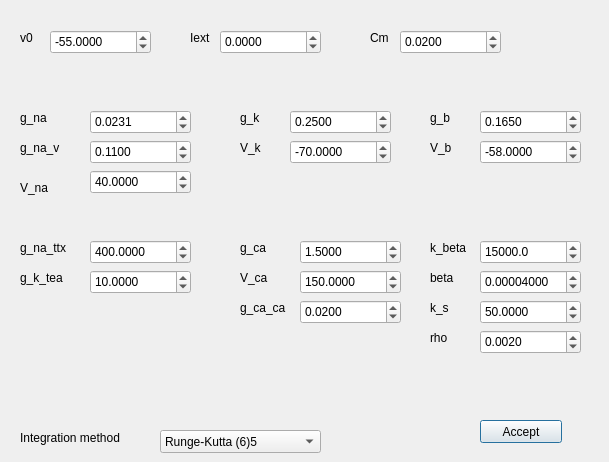
<?xml version="1.0" encoding="UTF-8"?>
<ui version="4.0">
 <class>NM_GUI_Komendantov_Kononenko_1996</class>
 <widget class="QDialog" name="NM_GUI_Komendantov_Kononenko_1996">
  <property name="windowModality">
   <enum>Qt::ApplicationModal</enum>
  </property>
  <property name="geometry">
   <rect>
    <x>0</x>
    <y>0</y>
    <width>609</width>
    <height>462</height>
   </rect>
  </property>
  <property name="windowTitle">
   <string>Komendantov Kononenko (1996) neuron model</string>
  </property>
  <widget class="QPushButton" name="pushButton_accept">
   <property name="geometry">
    <rect>
     <x>480</x>
     <y>420</y>
     <width>82</width>
     <height>23</height>
    </rect>
   </property>
   <property name="text">
    <string>Accept</string>
   </property>
  </widget>
  <widget class="QDoubleSpinBox" name="doubleSpinBox_V">
   <property name="geometry">
    <rect>
     <x>50</x>
     <y>30</y>
     <width>101</width>
     <height>24</height>
    </rect>
   </property>
   <property name="decimals">
    <number>4</number>
   </property>
   <property name="minimum">
    <double>-999.000000000000000</double>
   </property>
   <property name="maximum">
    <double>999.990000000000009</double>
   </property>
   <property name="value">
    <double>-55.000000000000000</double>
   </property>
  </widget>
  <widget class="QDoubleSpinBox" name="doubleSpinBox_Cm">
   <property name="geometry">
    <rect>
     <x>400</x>
     <y>30</y>
     <width>101</width>
     <height>24</height>
    </rect>
   </property>
   <property name="decimals">
    <number>4</number>
   </property>
   <property name="minimum">
    <double>-999.000000000000000</double>
   </property>
   <property name="maximum">
    <double>999.990000000000009</double>
   </property>
   <property name="value">
    <double>0.020000000000000</double>
   </property>
  </widget>
  <widget class="QDoubleSpinBox" name="doubleSpinBox_g_na">
   <property name="geometry">
    <rect>
     <x>90</x>
     <y>110</y>
     <width>101</width>
     <height>24</height>
    </rect>
   </property>
   <property name="decimals">
    <number>4</number>
   </property>
   <property name="minimum">
    <double>-999.000000000000000</double>
   </property>
   <property name="maximum">
    <double>999.990000000000009</double>
   </property>
   <property name="value">
    <double>0.023100000000000</double>
   </property>
  </widget>
  <widget class="QDoubleSpinBox" name="doubleSpinBox_g_na_v">
   <property name="geometry">
    <rect>
     <x>90</x>
     <y>140</y>
     <width>101</width>
     <height>24</height>
    </rect>
   </property>
   <property name="decimals">
    <number>4</number>
   </property>
   <property name="minimum">
    <double>-999.000000000000000</double>
   </property>
   <property name="maximum">
    <double>999.990000000000009</double>
   </property>
   <property name="value">
    <double>0.110000000000000</double>
   </property>
  </widget>
  <widget class="QDoubleSpinBox" name="doubleSpinBox_i">
   <property name="geometry">
    <rect>
     <x>220</x>
     <y>30</y>
     <width>101</width>
     <height>24</height>
    </rect>
   </property>
   <property name="decimals">
    <number>4</number>
   </property>
   <property name="minimum">
    <double>-999.000000000000000</double>
   </property>
   <property name="maximum">
    <double>999.990000000000009</double>
   </property>
  </widget>
  <widget class="QDoubleSpinBox" name="doubleSpinBox_g_b">
   <property name="geometry">
    <rect>
     <x>480</x>
     <y>110</y>
     <width>101</width>
     <height>24</height>
    </rect>
   </property>
   <property name="decimals">
    <number>4</number>
   </property>
   <property name="minimum">
    <double>-999.000000000000000</double>
   </property>
   <property name="maximum">
    <double>999.990000000000009</double>
   </property>
   <property name="value">
    <double>0.165000000000000</double>
   </property>
  </widget>
  <widget class="QDoubleSpinBox" name="doubleSpinBox_V_na">
   <property name="geometry">
    <rect>
     <x>90</x>
     <y>170</y>
     <width>101</width>
     <height>24</height>
    </rect>
   </property>
   <property name="decimals">
    <number>4</number>
   </property>
   <property name="minimum">
    <double>-999.000000000000000</double>
   </property>
   <property name="maximum">
    <double>999.990000000000009</double>
   </property>
   <property name="value">
    <double>40.000000000000000</double>
   </property>
  </widget>
  <widget class="QDoubleSpinBox" name="doubleSpinBox_g_k">
   <property name="geometry">
    <rect>
     <x>290</x>
     <y>110</y>
     <width>101</width>
     <height>24</height>
    </rect>
   </property>
   <property name="decimals">
    <number>4</number>
   </property>
   <property name="minimum">
    <double>-999.000000000000000</double>
   </property>
   <property name="maximum">
    <double>999.990000000000009</double>
   </property>
   <property name="value">
    <double>0.250000000000000</double>
   </property>
  </widget>
  <widget class="QDoubleSpinBox" name="doubleSpinBox_V_k">
   <property name="geometry">
    <rect>
     <x>290</x>
     <y>140</y>
     <width>101</width>
     <height>24</height>
    </rect>
   </property>
   <property name="decimals">
    <number>4</number>
   </property>
   <property name="minimum">
    <double>-999.000000000000000</double>
   </property>
   <property name="maximum">
    <double>999.990000000000009</double>
   </property>
   <property name="value">
    <double>-70.000000000000000</double>
   </property>
  </widget>
  <widget class="QLabel" name="label">
   <property name="geometry">
    <rect>
     <x>20</x>
     <y>30</y>
     <width>61</width>
     <height>15</height>
    </rect>
   </property>
   <property name="text">
    <string>v0</string>
   </property>
  </widget>
  <widget class="QLabel" name="label_2">
   <property name="geometry">
    <rect>
     <x>190</x>
     <y>30</y>
     <width>61</width>
     <height>15</height>
    </rect>
   </property>
   <property name="text">
    <string>Iext</string>
   </property>
  </widget>
  <widget class="QLabel" name="label_3">
   <property name="geometry">
    <rect>
     <x>370</x>
     <y>30</y>
     <width>61</width>
     <height>15</height>
    </rect>
   </property>
   <property name="text">
    <string>Cm</string>
   </property>
  </widget>
  <widget class="QLabel" name="label_4">
   <property name="geometry">
    <rect>
     <x>20</x>
     <y>140</y>
     <width>61</width>
     <height>15</height>
    </rect>
   </property>
   <property name="text">
    <string>g_na_v</string>
   </property>
  </widget>
  <widget class="QLabel" name="label_5">
   <property name="geometry">
    <rect>
     <x>20</x>
     <y>180</y>
     <width>61</width>
     <height>15</height>
    </rect>
   </property>
   <property name="text">
    <string>V_na</string>
   </property>
  </widget>
  <widget class="QLabel" name="label_6">
   <property name="geometry">
    <rect>
     <x>20</x>
     <y>110</y>
     <width>61</width>
     <height>15</height>
    </rect>
   </property>
   <property name="text">
    <string>g_na</string>
   </property>
  </widget>
  <widget class="QLabel" name="label_7">
   <property name="geometry">
    <rect>
     <x>240</x>
     <y>110</y>
     <width>61</width>
     <height>15</height>
    </rect>
   </property>
   <property name="text">
    <string>g_k</string>
   </property>
  </widget>
  <widget class="QLabel" name="label_8">
   <property name="geometry">
    <rect>
     <x>240</x>
     <y>140</y>
     <width>61</width>
     <height>15</height>
    </rect>
   </property>
   <property name="text">
    <string>V_k</string>
   </property>
  </widget>
  <widget class="QLabel" name="label_9">
   <property name="geometry">
    <rect>
     <x>430</x>
     <y>110</y>
     <width>61</width>
     <height>15</height>
    </rect>
   </property>
   <property name="text">
    <string>g_b</string>
   </property>
  </widget>
  <widget class="QLabel" name="label_10">
   <property name="geometry">
    <rect>
     <x>430</x>
     <y>140</y>
     <width>61</width>
     <height>15</height>
    </rect>
   </property>
   <property name="text">
    <string>V_b</string>
   </property>
  </widget>
  <widget class="QLabel" name="label_11">
   <property name="geometry">
    <rect>
     <x>20</x>
     <y>240</y>
     <width>61</width>
     <height>15</height>
    </rect>
   </property>
   <property name="text">
    <string>g_na_ttx</string>
   </property>
  </widget>
  <widget class="QLabel" name="label_12">
   <property name="geometry">
    <rect>
     <x>20</x>
     <y>270</y>
     <width>61</width>
     <height>15</height>
    </rect>
   </property>
   <property name="text">
    <string>g_k_tea</string>
   </property>
  </widget>
  <widget class="QLabel" name="label_13">
   <property name="geometry">
    <rect>
     <x>240</x>
     <y>240</y>
     <width>61</width>
     <height>15</height>
    </rect>
   </property>
   <property name="text">
    <string>g_ca</string>
   </property>
  </widget>
  <widget class="QLabel" name="label_14">
   <property name="geometry">
    <rect>
     <x>430</x>
     <y>240</y>
     <width>61</width>
     <height>15</height>
    </rect>
   </property>
   <property name="text">
    <string>k_beta</string>
   </property>
  </widget>
  <widget class="QLabel" name="label_15">
   <property name="geometry">
    <rect>
     <x>430</x>
     <y>270</y>
     <width>61</width>
     <height>15</height>
    </rect>
   </property>
   <property name="text">
    <string>beta</string>
   </property>
  </widget>
  <widget class="QLabel" name="label_16">
   <property name="geometry">
    <rect>
     <x>240</x>
     <y>270</y>
     <width>61</width>
     <height>15</height>
    </rect>
   </property>
   <property name="text">
    <string>V_ca</string>
   </property>
  </widget>
  <widget class="QLabel" name="label_17">
   <property name="geometry">
    <rect>
     <x>240</x>
     <y>300</y>
     <width>61</width>
     <height>15</height>
    </rect>
   </property>
   <property name="text">
    <string>g_ca_ca</string>
   </property>
  </widget>
  <widget class="QLabel" name="label_18">
   <property name="geometry">
    <rect>
     <x>430</x>
     <y>300</y>
     <width>61</width>
     <height>15</height>
    </rect>
   </property>
   <property name="text">
    <string>k_s</string>
   </property>
  </widget>
  <widget class="QLabel" name="label_19">
   <property name="geometry">
    <rect>
     <x>430</x>
     <y>330</y>
     <width>61</width>
     <height>15</height>
    </rect>
   </property>
   <property name="text">
    <string>rho</string>
   </property>
  </widget>
  <widget class="QLabel" name="label_20">
   <property name="geometry">
    <rect>
     <x>20</x>
     <y>430</y>
     <width>131</width>
     <height>16</height>
    </rect>
   </property>
   <property name="text">
    <string>Integration method</string>
   </property>
  </widget>
  <widget class="QDoubleSpinBox" name="doubleSpinBox_V_b">
   <property name="geometry">
    <rect>
     <x>480</x>
     <y>140</y>
     <width>101</width>
     <height>24</height>
    </rect>
   </property>
   <property name="decimals">
    <number>4</number>
   </property>
   <property name="minimum">
    <double>-999.000000000000000</double>
   </property>
   <property name="maximum">
    <double>999.990000000000009</double>
   </property>
   <property name="value">
    <double>-58.000000000000000</double>
   </property>
  </widget>
  <widget class="QDoubleSpinBox" name="doubleSpinBox_g_na_ttx">
   <property name="geometry">
    <rect>
     <x>90</x>
     <y>240</y>
     <width>101</width>
     <height>24</height>
    </rect>
   </property>
   <property name="decimals">
    <number>4</number>
   </property>
   <property name="minimum">
    <double>-999.000000000000000</double>
   </property>
   <property name="maximum">
    <double>999.990000000000009</double>
   </property>
   <property name="value">
    <double>400.000000000000000</double>
   </property>
  </widget>
  <widget class="QDoubleSpinBox" name="doubleSpinBox_g_k_tea">
   <property name="geometry">
    <rect>
     <x>90</x>
     <y>270</y>
     <width>101</width>
     <height>24</height>
    </rect>
   </property>
   <property name="decimals">
    <number>4</number>
   </property>
   <property name="minimum">
    <double>-999.000000000000000</double>
   </property>
   <property name="maximum">
    <double>999.990000000000009</double>
   </property>
   <property name="value">
    <double>10.000000000000000</double>
   </property>
  </widget>
  <widget class="QDoubleSpinBox" name="doubleSpinBox_g_ca">
   <property name="geometry">
    <rect>
     <x>300</x>
     <y>240</y>
     <width>101</width>
     <height>24</height>
    </rect>
   </property>
   <property name="decimals">
    <number>4</number>
   </property>
   <property name="minimum">
    <double>-999.000000000000000</double>
   </property>
   <property name="maximum">
    <double>999.990000000000009</double>
   </property>
   <property name="value">
    <double>1.500000000000000</double>
   </property>
  </widget>
  <widget class="QDoubleSpinBox" name="doubleSpinBox_V_ca">
   <property name="geometry">
    <rect>
     <x>300</x>
     <y>270</y>
     <width>101</width>
     <height>24</height>
    </rect>
   </property>
   <property name="decimals">
    <number>4</number>
   </property>
   <property name="minimum">
    <double>-999.000000000000000</double>
   </property>
   <property name="maximum">
    <double>999.990000000000009</double>
   </property>
   <property name="value">
    <double>150.000000000000000</double>
   </property>
  </widget>
  <widget class="QDoubleSpinBox" name="doubleSpinBox_g_ca_ca">
   <property name="geometry">
    <rect>
     <x>300</x>
     <y>300</y>
     <width>101</width>
     <height>24</height>
    </rect>
   </property>
   <property name="decimals">
    <number>4</number>
   </property>
   <property name="minimum">
    <double>-999.000000000000000</double>
   </property>
   <property name="maximum">
    <double>999.990000000000009</double>
   </property>
   <property name="value">
    <double>0.020000000000000</double>
   </property>
  </widget>
  <widget class="QDoubleSpinBox" name="doubleSpinBox_k_beta">
   <property name="geometry">
    <rect>
     <x>480</x>
     <y>240</y>
     <width>101</width>
     <height>24</height>
    </rect>
   </property>
   <property name="decimals">
    <number>1</number>
   </property>
   <property name="minimum">
    <double>-999.000000000000000</double>
   </property>
   <property name="maximum">
    <double>100000.000000000000000</double>
   </property>
   <property name="value">
    <double>15000.000000000000000</double>
   </property>
  </widget>
  <widget class="QDoubleSpinBox" name="doubleSpinBox_beta">
   <property name="geometry">
    <rect>
     <x>480</x>
     <y>270</y>
     <width>101</width>
     <height>24</height>
    </rect>
   </property>
   <property name="decimals">
    <number>8</number>
   </property>
   <property name="minimum">
    <double>-999.000000000000000</double>
   </property>
   <property name="maximum">
    <double>999.990000000000009</double>
   </property>
   <property name="value">
    <double>0.000040000000000</double>
   </property>
  </widget>
  <widget class="QDoubleSpinBox" name="doubleSpinBox_k_s">
   <property name="geometry">
    <rect>
     <x>480</x>
     <y>300</y>
     <width>101</width>
     <height>24</height>
    </rect>
   </property>
   <property name="decimals">
    <number>4</number>
   </property>
   <property name="minimum">
    <double>-999.000000000000000</double>
   </property>
   <property name="maximum">
    <double>999.990000000000009</double>
   </property>
   <property name="value">
    <double>50.000000000000000</double>
   </property>
  </widget>
  <widget class="QDoubleSpinBox" name="doubleSpinBox_rho">
   <property name="geometry">
    <rect>
     <x>480</x>
     <y>330</y>
     <width>101</width>
     <height>24</height>
    </rect>
   </property>
   <property name="decimals">
    <number>4</number>
   </property>
   <property name="minimum">
    <double>-999.000000000000000</double>
   </property>
   <property name="maximum">
    <double>999.990000000000009</double>
   </property>
   <property name="value">
    <double>0.002000000000000</double>
   </property>
  </widget>
  <widget class="QComboBox" name="comboBoxIntegrationMethod">
   <property name="geometry">
    <rect>
     <x>160</x>
     <y>430</y>
     <width>161</width>
     <height>23</height>
    </rect>
   </property>
   <property name="currentIndex">
    <number>3</number>
   </property>
   <item>
    <property name="text">
     <string>Euler</string>
    </property>
   </item>
   <item>
    <property name="text">
     <string>Heun</string>
    </property>
   </item>
   <item>
    <property name="text">
     <string>Runge-Kutta 4</string>
    </property>
   </item>
   <item>
    <property name="text">
     <string>Runge-Kutta (6)5</string>
    </property>
   </item>
  </widget>
 </widget>
 <resources/>
 <connections/>
</ui>
